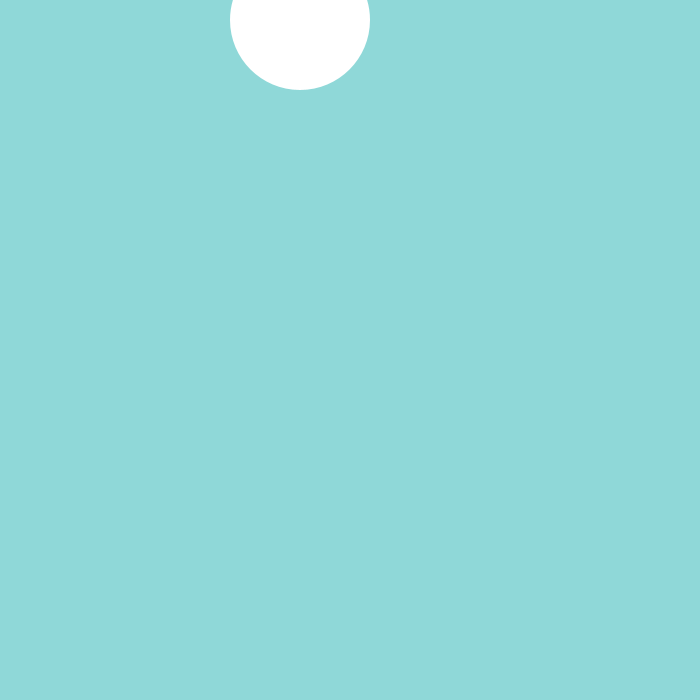
Frame 1 (no input)
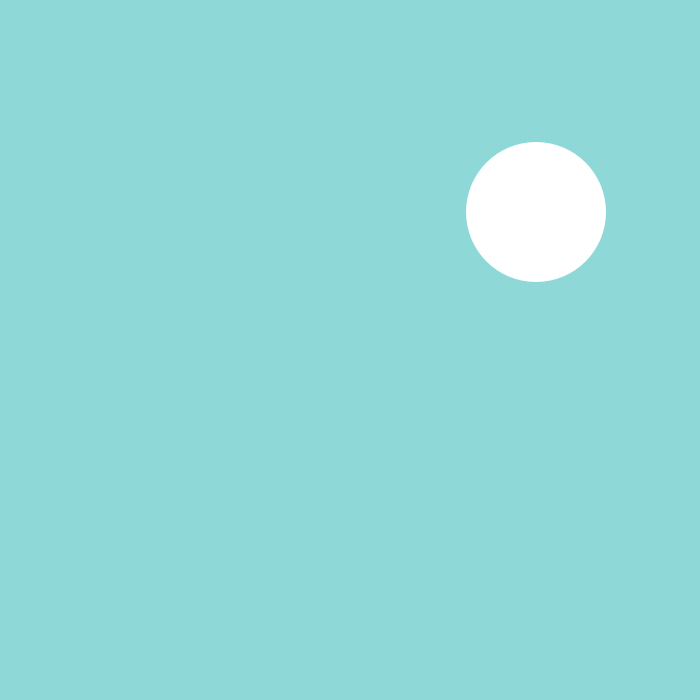
Frame 60 (the mouse pressed at the canvas centre just before this capture)
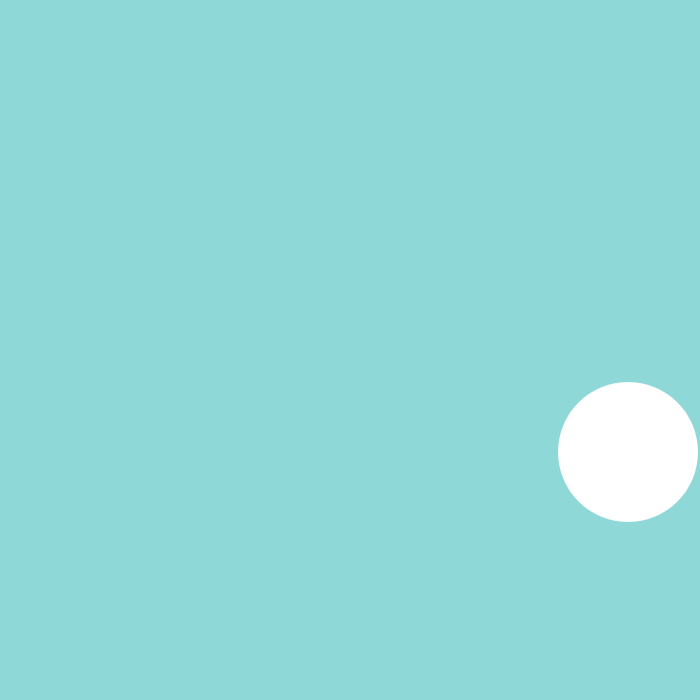
Frame 120 (the mouse held since frame 60 and released just before this capture)

The Processing sketch that drew these frames (run headless with seeded random() and noise(); from frame 60 on, the mouse is pressed at the canvas centre):

// Processing sketch: processing_113498
// ── processing_113498.pde

float circle_x = 300;
float circle_y = 20;
float move_x = 4;
float move_y = -4;

void setup() {
  size(700, 700);
  noStroke();
}
void draw() {
  background(#8FD8D8);
  ellipse(circle_x, circle_y, 140, 140);
  circle_x = circle_x + move_x;
  circle_y = circle_y + move_y;
  
  if(circle_x > width) {
    circle_x = width;
    move_x = -move_x;
  }
  if(circle_y > height) {
    circle_y = height;
    move_y = -move_y;
  }
  if(circle_x < 0) {
    circle_x = 0;
    move_x = -move_x;
  }
  if(circle_y < 0) {
    circle_y = 0;
    move_y = -move_y;
  }
}
